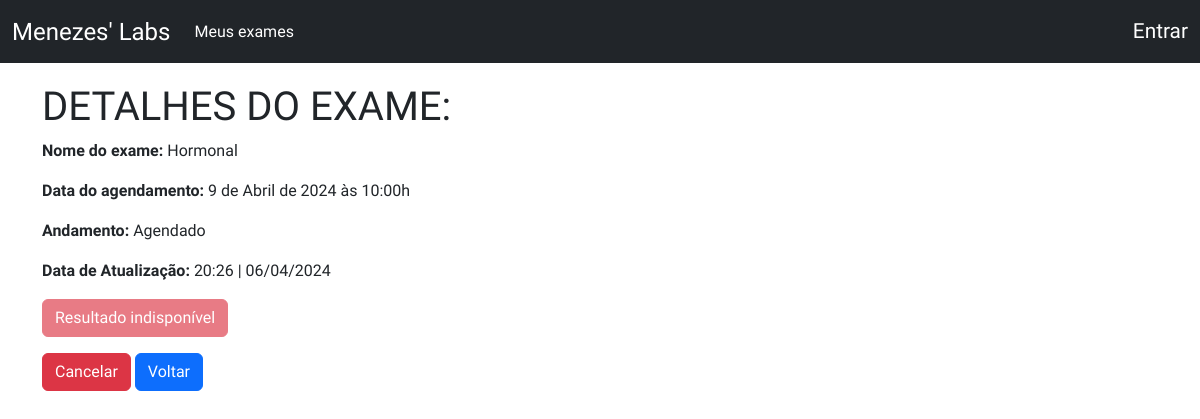
The app's page /detalhes/32/, older data.
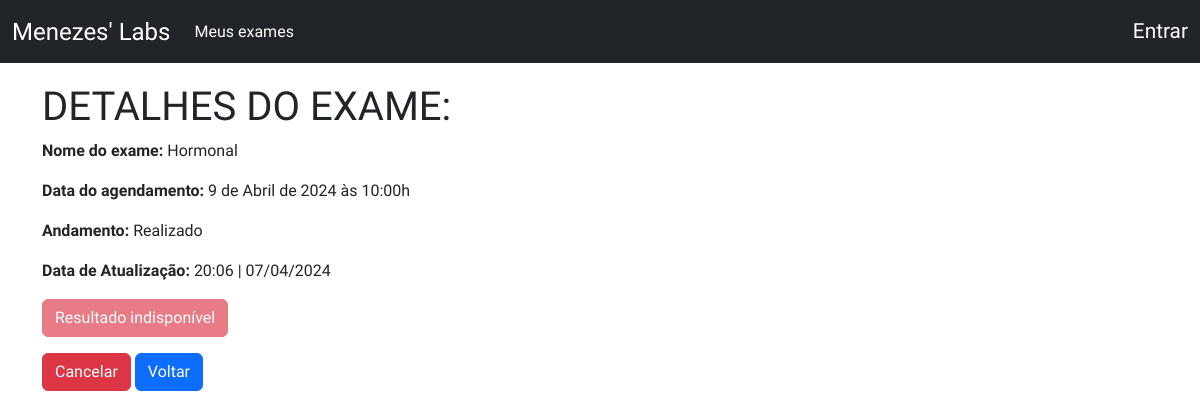
The same page, newer data.
### crud/models.py (models this page shows, shortened)
class Base(models.Model):
    criado = models.DateTimeField(verbose_name ='Criado em',auto_now_add=True)
    modificado = models.DateTimeField(verbose_name ='Modificado em',auto_now=True)
    ativo = models.BooleanField(verbose_name ='Ativo?',default=True)
    class Meta:
        abstract = True

class AgendamentoExame(Base):
    exame = models.ForeignKey(Exame,verbose_name='Exame',on_delete=models.CASCADE)
    data = models.DateField('Data',auto_now=False,auto_now_add=False)
    usuario = models.ForeignKey(User,verbose_name='Usuário',on_delete=models.CASCADE)
    HORARIO_CHOICES = (
    ('07:00', '07:00'),
    ('08:00', '08:00'),
    ('09:00', '09:00'),
    ('10:00', '10:00'),
    ('11:00', '11:00'),
    ('13:00', '13:00'),
    ('14:00', '14:00'),
    ('15:00', '15:00'),
    ('16:00', '16:00'),
    ('17:00', '17:00'),
)
    ANDAMENTO_CHOICES = (
        ('Agendado', 'Agendado'),
        ('Realizado', 'Realizado'),
        ('Enviado ao laboratório', 'Enviado ao laboratório'),
        ('Concluído', 'Concluído'),
        ('Cancelado', 'Cancelado'),
    )
    horario = models.CharField(verbose_name ='Horário', max_length = 5 ,choices=HORARIO_CHOICES)
    andamento = models.CharField(verbose_name ='Andamento',max_length=30,choices=ANDAMENTO_CHOICES,default='Agendado')
    resultado = models.FileField('Resultado',upload_to='pdfs/',null=True,blank=True)
    class Meta:
        verbose_name = 'Agendamento'
        verbose_name_plural = 'Agendamentos'
        ordering = ['data','horario']

class Exame(Base):
    nome = models.CharField('Nome',max_length=100)
    def __str__(self):
        return self.nome
    class Meta:
        verbose_name = 'Exame'
        verbose_name_plural = 'Exames'
        ordering = ['nome']

### crud/views.py (the view)
# urls.py: path('detalhes/<int:pk>/', UserDetailView.as_view(), name='detail'),
class UserDetailView(DetailView):
    template_name = 'detail.html'
    model = AgendamentoExame
    context_object_name = 'agendamentos'

### crud/templates/detail.html (shortened to what this page needs)
{% extends 'base.html' %}
{% block content %}
    <div class="datailContainer">
        <h1>Detalhes do Exame:</h1>
        <p><strong>Nome do exame:</strong> {{ agendamentos.exame }}</p>
        <p><strong>Data do agendamento:</strong> {{ agendamentos.data }} às {{ agendamentos.horario}}h</p>
        <p><strong>Andamento:</strong> {{ agendamentos.andamento }}</p>
        <p><strong>Data de Atualização:</strong> {{agendamentos.modificado|date:"H:i | d/m/Y "}} </p>
        {% if agendamentos.resultado %}
            <a
                href="{{agendamentos.resultado.url}}"
                class="btn btn-success active"
                role="button"
                target="_blank"
                >Clique aqui para visualizar</a
            >
            </p>
        {% else %}
            <a
                href="#"
                class="btn btn-danger disabled"
                role="button"
                >Resultado indisponível</a
            >
        {% endif %}
        <a href="{% url 'delete' pk=agendamentos.pk %}" class="btn btn-danger button">Cancelar</a>
        <a href="{% url 'index' %}" class="btn btn-primary button" >Voltar</a>
    </div>
{% endblock %}

Row changes from the older to the newer data that the page shows:
changed AgendamentoExame "Hormonal": andamento "Agendado" → "Realizado"; modificado|d "20:26 | 06/04/2024" → "20:06 | 07/04/2024"
